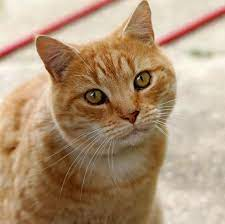
#> input picture files/download.jpeg, 225 x 224 px
$ python 06_OPENCVContour.py
#> lines starting #> are read from the running program, lines starting #| are printed output that depends on the picture; after the words box and inside, x2 and y2 are one past the last pixel; in counts of white or black regions, pixels touching at a corner belong together
import cv2 as cv
import numpy as np


img = cv.imread('download.jpeg')
#> img is the input picture: shape (224, 225, 3); mean B, G, R 120.9, 148.9, 175.8
blank = np.zeros(img.shape,dtype='uint8')

cv.imshow('cats',img)
gray = cv.cvtColor(img, cv.COLOR_BGR2GRAY)
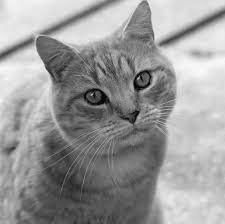
#> gray: shape (224, 225); min 1, max 252, mean 153.8
cv.imshow('gray',gray)
canny = cv.Canny(img,125,175)
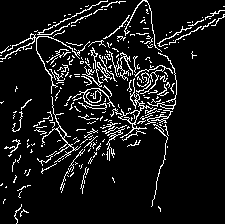
#> canny: shape (224, 225); 9.1% white in thin lines or dots
cv.imshow('canny',canny)

blur = cv.GaussianBlur(gray, (1,1),cv.BORDER_DEFAULT)
ret, tresh = cv.threshold(gray,125,255,cv.THRESH_BINARY)
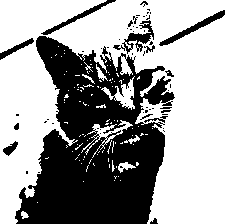
#> tresh: shape (224, 225); 61.4% white; 59 black regions (45 under 20 px)
contours, heirarchy = cv.findContours(canny, cv.RETR_LIST,cv.CHAIN_APPROX_SIMPLE)
#> contours = 279 contours, 265 with area under 20; largest, box (x1, y1, x2, y2) and area: (118, 78, 153, 138) 224, (120, 110, 140, 124) 122, (42, 96, 81, 163) 88, (0, 33, 90, 94) 81, (97, 55, 117, 82) 59
# RETR_LIST returns all contours , RETE_EXTERNAL returns all external contours and RETR_TREE return hierarichal contours
# contour approximation methods -> CHAIN_APPROX_NONE -> does nothing shows all
# CHAIN_ACROSS_SIMPLE -> returns simple that return them makes sense/ compesses
print(len(contours))
#| 279
cv.imshow('thresh',tresh)
cv.drawContours(blank, contours, -1,(255,255,255),1)
#> blank: shape (224, 225, 3); 9.1% white in thin lines or dots
cv.imshow('Contours Drawn',blank)
cv.waitKey(0)
